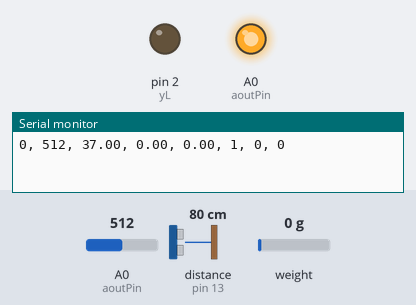
Recording of a sketch running on a simulated Arduino Uno, built with avr-gcc and run on an emulated ATmega328P. On the bench: output pins drawn as LEDs (lit = HIGH), the last lines printed to the serial monitor. Wiring (inferred from the names in the program): ultrasonic range finder: trigger pin 15; echo pin 13. Inputs (shaded band) come from the test bench; at power-on: distance to the obstacle (sensor on pin 13) 80 cm, A0 (aoutPin) = 512, weight on the scale 0 g. The echo pulse lasts 58.3 µs per cm; pins used as bus, display or sensor lines are not drawn.

Above: at 2.2 s.
2.3 s: distance to the obstacle (sensor on pin 13) set to 18 cm
4.5 s: distance to the obstacle (sensor on pin 13) set to 14 cm
At 5.9 s:
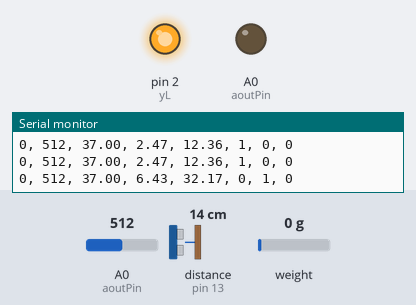
7.0 s: distance to the obstacle (sensor on pin 13) set to 7 cm
8.9 s: distance to the obstacle (sensor on pin 13) set to 4 cm
At 10.9 s:
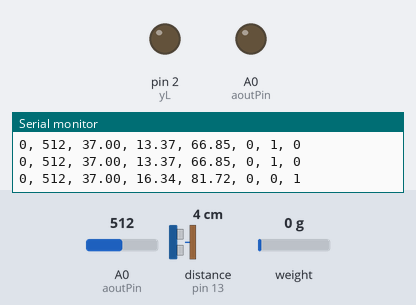
11.4 s: distance to the obstacle (sensor on pin 13) set to 9 cm
At 12.8 s:
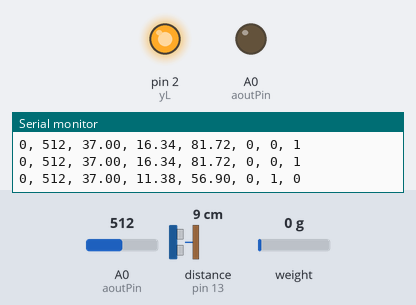
Timing chart, 0 to 14.4 s (numbered marks = the images above; inputs shaded):
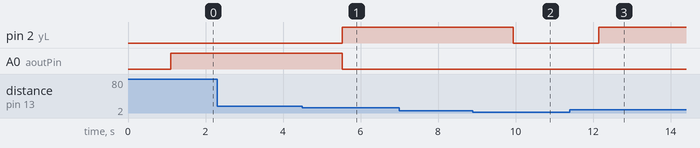

Measured:
- the behaviour switches between 16 and 15 cm on distance to the obstacle (sensor on pin 13) (found by bisection; images 0 and 1)
- the behaviour switches between 6 and 5 cm on distance to the obstacle (sensor on pin 13) (found by bisection; images 1 and 2)
- after the input at 4.5 s, pin 2 (yL): LOW → HIGH after 1.0 s; A0 (aoutPin): HIGH → LOW after 1.0 s
- after the input at 8.9 s, pin 2 (yL): HIGH → LOW after 1.0 s
- after the input at 11.4 s, pin 2 (yL): LOW → HIGH after 0.74 s

The sketch:

ESP8266.ino
```cpp
#include <HX711.h>

const int trigPin = 15;
const int echoPin = 13;
const int LCdtPin = 4;
const int LCsckPin = 5;

const int binH = 20; // Bin height in cm

const int gL = 14; // Green LED
const int yL = 2;  // Yellow LED
const int rL = 0;  // Red LED
#define sv 0.017 // Speed of sound in cm/us divided by 2
#define aoutPin A0 // Analog pin for capacitive moisture sensor

HX711 scale;

long t;
float dCm;
float trashHeight; // Height of trash
float trashPercentage; // Percentage of bin filled
const int AirMV = 616;
const int WaterMV = 335;
int MV = 0;
float MVp;

void setup() {
  Serial.begin(115200);
  pinMode(trigPin, OUTPUT);
  pinMode(echoPin, INPUT);
  pinMode(gL, OUTPUT); // Set LED pins as output
  pinMode(yL, OUTPUT);
  pinMode(rL, OUTPUT);
  scale.begin(LCdtPin, LCsckPin);
  scale.tare();
}

void loop() {
  // Measure weight
  long weightraw = scale.read();

  // Measure moisture
  MV = analogRead(aoutPin);
  MVp = map(MV, AirMV, WaterMV, 0, 100);

  // Measure distance
  digitalWrite(trigPin, LOW);
  delayMicroseconds(2);
  digitalWrite(trigPin, HIGH);
  delayMicroseconds(10);
  digitalWrite(trigPin, LOW);
  t = pulseIn(echoPin, HIGH);
  dCm = t * sv;

  // Calculate trash height
  trashHeight = binH - dCm;
  if (trashHeight < 0) trashHeight = 0; // Ensure no negative trash height

  // Calculate percentage of bin filled
  trashPercentage = (trashHeight / binH) * 100;

  // Initialize light indicators
  int greenState = 0;
  int yellowState = 0;
  int redState = 0;

  // Control LEDs based on trash percentage
  if (trashPercentage <= 25) {
    digitalWrite(gL, HIGH);  // Green LED ON
    digitalWrite(yL, LOW);   // Yellow LED OFF
    digitalWrite(rL, LOW);   // Red LED OFF
    greenState = 1;          // Set indicator for green
  } else if (trashPercentage > 25 && trashPercentage < 75) {
    digitalWrite(gL, LOW);   // Green LED OFF
    digitalWrite(yL, HIGH);  // Yellow LED ON
    digitalWrite(rL, LOW);   // Red LED OFF
    yellowState = 1;         // Set indicator for yellow
  } else if (trashPercentage >= 75) {
    digitalWrite(gL, LOW);   // Green LED OFF
    digitalWrite(yL, LOW);   // Yellow LED OFF
    digitalWrite(rL, HIGH);  // Red LED ON
    redState = 1;            // Set indicator for red
  }

  // Output the results
  Serial.print(weightraw, 2);
  Serial.print(", ");
  Serial.print(MV);
  Serial.print(", ");
  Serial.print(MVp);
  Serial.print(", ");
  Serial.print(trashHeight);
  Serial.print(", ");
  Serial.print(trashPercentage);
  Serial.print(", ");
  Serial.print(greenState);
  Serial.print(", ");
  Serial.print(yellowState);
  Serial.print(", ");
  Serial.println(redState);

  delay(1000);
}
```
